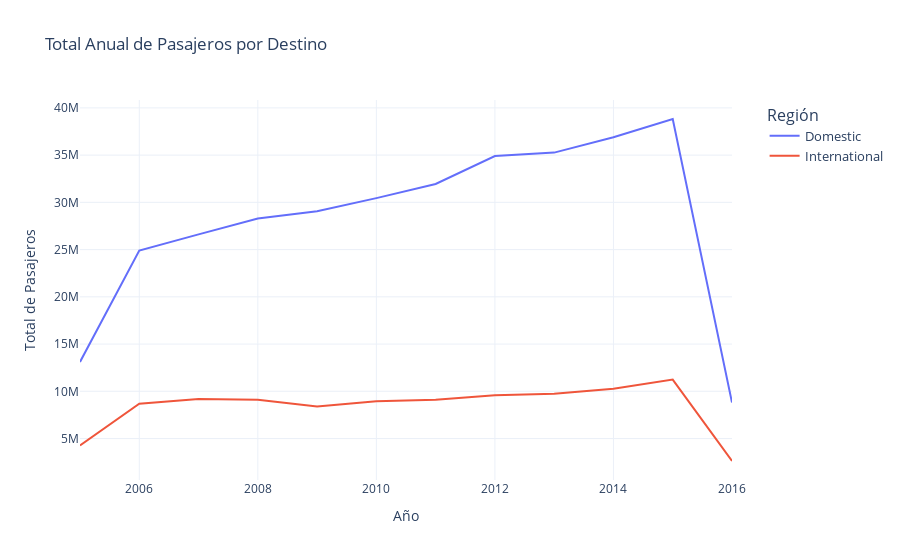

The notebook cell this image was saved under:
### Markdown cell above
<div style="letter-spacing: 0.5px; text-align: justify; font-size: 12px;">
El año inicial y final del dataframe muestran datos parciales. 2005 inicia en julio y 2016 culmina en marzo. Esto explica tanto el ascenso como la caída abrupta que se observa en el gráfico.
Igualmente, se nota una tendencia creciente en el flujo de pasajeros en la ruta nacional desde el 2006 hasta el 2015, y un movimiento estable en la ruta internacional en el mismo período.
</div>

### Code cell
# Distribución anual de pasajeros por vuelos
df_summary, fig = create_annual_passenger_chart(df_1, "GEO Summary", title="Total Anual de Pasajeros por Destino")
fig.show()

### Figure 1 — Plotly figure (JSON) as saved in the notebook; plotly's stock layout.template omitted (floating-point values rounded to 4 significant figures)
{"data": [{"hovertemplate": "Región=Domestic<br>Año=%{x}<br>Total de Pasajeros=%{y}<extra></extra>", "legendgroup": "Domestic", "line": {"color": "#636efa", "dash": "solid"}, "marker": {"symbol": "circle"}, "mode": "lines", "name": "Domestic", "orientation": "v", "showlegend": true, "type": "scatter", "x": [2005, 2006, 2007, 2008, 2009, 2010, 2011, 2012, 2013, 2014, 2015, 2016], "xaxis": "x", "y": [13104950, 24896096, 26611925, 28300113, 29055818, 30446208, 31947168, 34897218, 35266950, 36885221, 38823001, 8807969], "yaxis": "y"}, {"hovertemplate": "Región=International<br>Año=%{x}<br>Total de Pasajeros=%{y}<extra></extra>", "legendgroup": "International", "line": {"color": "#EF553B", "dash": "solid"}, "marker": {"symbol": "circle"}, "mode": "lines", "name": "International", "orientation": "v", "showlegend": true, "type": "scatter", "x": [2005, 2006, 2007, 2008, 2009, 2010, 2011, 2012, 2013, 2014, 2015, 2016], "xaxis": "x", "y": [4271679, 8685316, 9178909, 9102428, 8397816, 8945026, 9098263, 9579991, 9744814, 10269879, 11244093, 2623229], "yaxis": "y"}], "layout": {"legend": {"font": {"size": 13}, "orientation": "v", "title": {"text": "Región"}, "tracegroupgap": 0, "x": 1.05, "y": 1}, "margin": {"r": 150}, "title": {"text": "Total Anual de Pasajeros por Destino"}, "xaxis": {"anchor": "y", "domain": [0, 1], "title": {"text": "Año"}}, "yaxis": {"anchor": "x", "domain": [0, 1], "title": {"text": "Total de Pasajeros"}}}}
